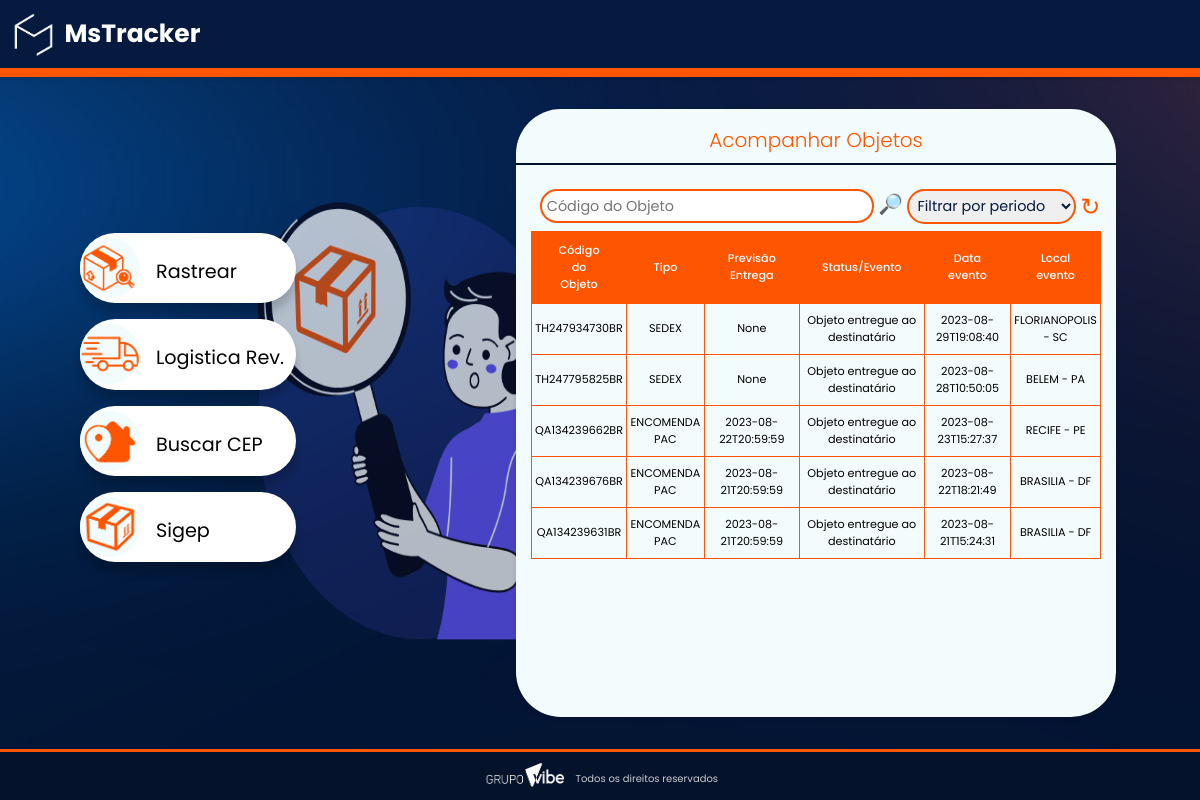
The page / on the database its author committed.
### tables this page shows
CREATE TABLE dados_recebidos (
            codObjeto TEXT PRIMARY KEY,
            tipoPostalCategoria TEXT,
            dtPrevista TEXT,
            descricaoEvento TEXT,
            dtHrCriadoEvento TEXT,
            uf TEXT,
            cidade TEXT
        );

### app.py (the view)
@app.route('/')
def index():
    conn = sqlite3.connect('DADOS.db')
    cursor = conn.cursor()
    codigo_pesquisado = request.args.get('codigo_pesquisado')
    if codigo_pesquisado:
        cursor.execute('SELECT * FROM dados_recebidos WHERE codObjeto = ? ORDER BY dtHrCriadoEvento DESC', (codigo_pesquisado,))
    else:
        cursor.execute('''
            SELECT * FROM dados_recebidos
            WHERE dtHrCriadoEvento >= ?
            ORDER BY dtHrCriadoEvento DESC
        ''', (datetime.now() - timedelta(days=30),))
    dados = cursor.fetchall()
    conn.close()
    return render_template('index.html', dados=dados)

### templates/index.html (shortened to what this page needs)
<!DOCTYPE html>
<html lang="pt-br">
<head>
    <link rel="stylesheet" type="text/css" href="{{ url_for('static', filename='style.css') }}">
</head>
<body>
    <header>
        <img src="{{ url_for('static', filename='icon_mstracker.png') }}" class="correioslogo">
        <h1 class="nome">MsTracker</h1>
    </header>
    <main>
        <img src="{{ url_for('static', filename='boy_lupa.png') }}" class="backimage">
        <div class="container_bt">
            <div class="botao">
                <a href="https://rastreamento.correios.com.br/app/index.php" target="_blank"><img src="{{ url_for('static', filename='icon_tracker.png') }}" class="icon"></a>
                <a href="https://rastreamento.correios.com.br/app/index.php" target="_blank"><span>Rastrear</span></a>
            </div>
            <div class="botao">
                <a href="https://www2.correios.com.br/encomendas/servicosonline/default.cfm?e=1003" target="_blank"><img src="{{ url_for('static', filename='icon_logrev.png') }}" class="icon"></a>
                <a href="https://www2.correios.com.br/encomendas/servicosonline/default.cfm?e=1003" target="_blank"><span>Logistica&nbsp;Rev.</span></a>
            </div>
            <div class="botao">
                <a href="https://buscacepinter.correios.com.br/app/endereco/index.php" target="_blank"><img src="{{ url_for('static', filename='icon_cep.png') }}" class="icon"></a>
                <a href="https://buscacepinter.correios.com.br/app/endereco/index.php" target="_blank"><span>Buscar&nbsp;CEP</span></a>
            </div>
            <div class="botao">
                <a href="https://wiki-noc.prod.cloud.dnxbrasil.com.br/pt-br/vibe/Correios/SigepWeb" target="_blank"><img src="{{ url_for('static', filename='icon_pac.png') }}" class="icon"></a>
                <a href="https://wiki-noc.prod.cloud.dnxbrasil.com.br/pt-br/vibe/Correios/SigepWeb" target="_blank"><span>Sigep</span></a>
            </div>
        </div>
        <div class="container">
            <h1 class="titulo">Acompanhar Objetos</h1>
            <div class="line"></div>
            <div class="search">
                <form method="POST" action="/consultar">
                    <input type="text" id="codigo_objeto" class="search-bar" name="codigo_objeto" placeholder="Código do Objeto" required>
                    <input type="submit" value="🔎" class="search-button">
                </form>
                <form id="filter-form" action="/filtrar" method="POST">
                    <select class="filtro" id="filter-select" name="filter-select">
                        <option>Filtrar por periodo</option>
                    </select>
                </form>
                <form method="GET" action="/atualizar-todos">
                    <input type="submit" value="↻" class="btn-atualizar-todos">
                </form>
            </div>
            <div class="tb">
                <table>
                    <thead>
                        <tr>
                            <th>Código do Objeto</th>
                            <th>Tipo</th>
                            <th>Previsão Entrega</th>
                            <th>Status/Evento</th>
                            <th>Data evento</th>
                            <th>Local evento</th>
                        </tr>
                    </thead>
                    <tbody>
                        {% for dado in dados %}
                            <tr>
                                <td>{{ dado[0] }}</td>
                                <td>{{ dado[1] }}</td>
                                <td>{{ dado[2] }}</td>
                                <td>{{ dado[3] }}</td>
                                <td class="data-evento">{{ dado[4] }}</td>
                                <td>{{ dado[6] }} - {{ dado[5] }}</td>
                            </tr>
                        {% endfor %}
                    </tbody>
                </table>
            </div>
        </div>
    </main>
    <footer>
        <img src="{{ url_for('static', filename='logowhite_vibe.png') }}" class="logo_vibe">
        <p class="vibe_footer">Todos os direitos reservados</p>
    </footer>
</body>
</html>

### static/style.css (style rules this page uses)
* { margin: 0; padding: 0; text-decoration: none; font-family: 'Poppins'; }
:root { --cor1:#061A3F; --cor2: #ff9f5f ; --cor3: #F2FCFC; --cor4: #000; --cor5: #9197cc; --cor6:#FE5502; --cor7: #05122b; }
html { background-size: cover; background-repeat: no-repeat; height: 100vh; background-image: url('/static/bg.png'); background-size: cover; background-repeat: no-repeat; }
.correioslogo { width: 3rem; height: 3rem; margin-left: 0.5rem; }
.nome { margin-left: 0.4rem; }
.backimage { width: 30%; height: 75%; margin-top: 7.2%; margin-left: 20%; filter: opacity(70%); transform: rotate(0deg); }
header { display: flex; height: 8vh; flex-direction: row; background-color: var(--cor1); box-shadow: 0 2px 5px rgba(0, 0, 0, 0.1); text-align: center; justify-content: stretch; align-items: center; padding: 2px; border-bottom: 9px solid var(--cor6); }
h1 { font-size: 25px; color: white; font-weight: 700; }
main { height: 80vh; display: flex; flex-direction: row; }
.container_bt { flex-direction: column; align-items: center; justify-content: center; position: fixed; margin-top: 18vh; }
.botao { align-items: center; height: 4.4rem; width: 13.5rem; margin-top: 4%; margin-bottom: 1rem; margin-left: 5rem; background-color: rgb(255, 255, 255); overflow: visible; border-radius: 50px; cursor: pointer; box-shadow: 0px 10px 10px rgba(0, 0, 0, 0.181); transition: all 0.3s ease-out; }
.botao span { position: fixed; margin-top: 0.5rem; padding: 1rem 1rem; background-color: transparent; color: rgb(0, 0, 0); text-decoration: none; text-align: center; align-items: center; cursor: pointer; border-radius: 20px; font-size: 1.2rem; transition: all 0.3s ease-out; }
.botao .icon { background-color: var(--cor3); border-radius: 40px; cursor: pointer; margin-top: 5px; height: 60px; width: 60px; transition: all 0.3s ease-out; }
.container { width: 50%; height: 76%; border-radius: 45px; text-align: center; justify-content: center; align-items: center; margin-left: 43%; margin-top: 2rem; position: fixed; background-color: var(--cor3); box-shadow: 0 2px 5px rgba(0, 0, 0, 0.1); }
.titulo { font-size: 20px; color: var(--cor6); text-align: center; margin-top: 1rem; margin-bottom: 0.5rem; font-weight: 300; }
.line { width: 100%; height: 0.1rem; background-color: #05122b; }
.search { width: 95%; display: flex; flex-direction: row; justify-content: space-between; margin: 1.5rem 0 0.4rem 1.5rem; }
.search-bar { width: 20rem; padding: 0.3rem; border: 2px solid var(--cor6); color: var(--cor1); border-radius: 25px; font-size: 0.9rem; }
.filtro { width: 10.6rem; padding: 0.3rem; border: 2px solid var(--cor6); color: var(--cor1); border-radius: 25px; font-size: 0.9rem; }
.search-button { background-color: transparent; color: var(--cor6); border: none; border-radius: 25px; font-size: 20px; cursor: pointer; }
.btn-atualizar-todos { background-color: transparent; color: var(--cor6); border: none; border-radius: 25px; font-size: 1.5rem; cursor: pointer; margin-right: 0.6rem; }
.tb { overflow-y: scroll; scrollbar-width: thin; width: 95%; height: 75%; margin: 1% 2.5% 0 2.5%; background-color: var(--cor3); }
table { max-width: 100%; max-height: 100%; text-align: center; border-collapse: collapse; background-color: var(--cor3); }
th { position: sticky; top: 0; height: 30px; width: 170px; text-align: center; font-size: 0.7rem; font-weight: 500; background-color: var(--cor6); color: var(--cor3); padding: 10px 20px; border: 1px solid var(--cor6); }
td { height: 50px; width: 170px; background-color: var(--cor3); color: var(--cor4); border: 1px solid var(--cor6); font-size: 0.7rem; }
footer { position: fixed; bottom: 0; display: flex; align-items: center; justify-content: center; text-align: center; background-color: var(--cor7); border-top: 3px solid var(--cor6); height: 6vh; width: 100%; font-size: 10px; }
.vibe_footer { margin-top: 0.4rem; margin-left: 1%; color: rgba(245, 245, 245, 0.812); }
.logo_vibe { width: 5.1rem; height: 1.6rem; }

### rows shown on the page
dados_recebidos: codObjeto "TH247934730BR", tipoPostalCategoria "SEDEX", dado "None", descricaoEvento "Objeto entregue ao destinatário", dtHrCriadoEvento "2023-08-29T19:08:40", cidade "FLORIANOPOLIS", uf "SC"
dados_recebidos: codObjeto "TH247795825BR", tipoPostalCategoria "SEDEX", dado "None", descricaoEvento "Objeto entregue ao destinatário", dtHrCriadoEvento "2023-08-28T10:50:05", cidade "BELEM", uf "PA"
dados_recebidos: codObjeto "QA134239662BR", tipoPostalCategoria "ENCOMENDA PAC", dtPrevista "2023-08-22T20:59:59", descricaoEvento "Objeto entregue ao destinatário", dtHrCriadoEvento "2023-08-23T15:27:37", cidade "RECIFE", uf "PE"
dados_recebidos: codObjeto "QA134239676BR", tipoPostalCategoria "ENCOMENDA PAC", dtPrevista "2023-08-21T20:59:59", descricaoEvento "Objeto entregue ao destinatário", dtHrCriadoEvento "2023-08-22T18:21:49", cidade "BRASILIA", uf "DF"
dados_recebidos: codObjeto "QA134239631BR", tipoPostalCategoria "ENCOMENDA PAC", dtPrevista "2023-08-21T20:59:59", descricaoEvento "Objeto entregue ao destinatário", dtHrCriadoEvento "2023-08-21T15:24:31", cidade "BRASILIA", uf "DF"
